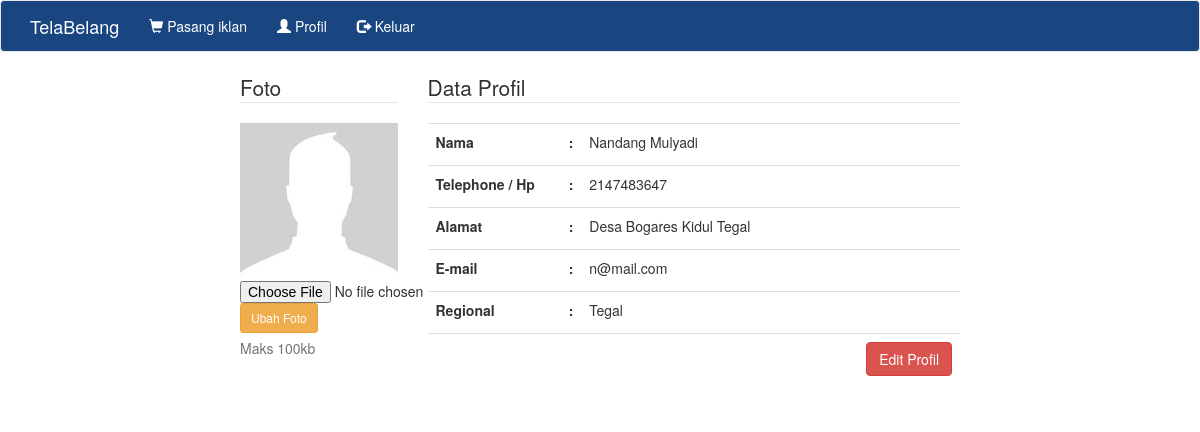
/member.php?page=profil (signed in), run on the app's committed database.
### tables this page shows
CREATE TABLE IF NOT EXISTS `member` (
`id_member` int(11) NOT NULL,
  `nama` varchar(200) NOT NULL,
  `telp` int(11) NOT NULL,
  `alamat` text NOT NULL,
  `email` varchar(50) NOT NULL,
  `regional` varchar(30) NOT NULL,
  `password` varchar(255) NOT NULL,
  `foto` text NOT NULL
);

### page/member/profil.php (the view, shortened to what this page needs)
<div class="container-fluid">
		<?php
			$rs_profil=$db->query("SELECT * FROM member WHERE id_member='".$_SESSION['id_member']."'");
			$rs_profil->setFetchMode(PDO::FETCH_OBJ);
			while ($index=$rs_profil->fetch()) {
				if ($index->foto!='') {
					$gambar = 'unggah/profil/'.$index->foto;
				} else {
					$gambar='avatar.png';
				}
				?>
<div class="col-md-2"></div>
<div class="col-md-8">
	<div class="col-md-3">
		<legend>Foto</legend>
		<img src="<?php echo "gambar/".$gambar; ?>" width="100%">
		<form class="form-inline" method="POST" action="" enctype="multipart/form-data">
			<div class="form-group">
				<input type="file" name="data_foto" required>
				<button class="btn btn-warning btn-sm" name="unggah_foto">Ubah Foto</button>
				<p class="help-block">Maks 100kb</p>
			</div>
		</form>
	</div>
	<div class="col-md-9">
		<legend>Data Profil</legend>
		<table class="table">
			<tr>
				<td width="25%"><label>Nama</label></td>
				<td width="1%"><label>:</label></td>
				<td><?php echo $index->nama; ?></td>
			</tr>
			<tr>
				<td><label>Telephone / Hp</label></td>
				<td><label>:</label></td>
				<td><?php echo $index->telp; ?></td>
			</tr>
			<tr>
				<td><label>Alamat</label></td>
				<td><label>:</label></td>
				<td><?php echo $index->alamat; ?></td>
			</tr>
			<tr>
				<td><label>E-mail</label></td>
				<td><label>:</label></td>
				<td><?php echo $index->email; ?></td>
			</tr>
			<tr>
				<td><label>Regional</label></td>
				<td><label>:</label></td>
				<td><?php echo $index->regional; ?></td>
			</tr>
			<tr>
				<td colspan="3" style="text-align:right;">
					<button class="btn btn-danger ed_pf">Edit Profil</button>
				</td>
			</tr>
			<?php } ?>
		</table>
	</div>
</div>
</div>

### data on the page
member: nama "Nandang Mulyadi", telp "2147483647", alamat "Desa Bogares Kidul Tegal", email "n@mail.com", regional "Tegal"
